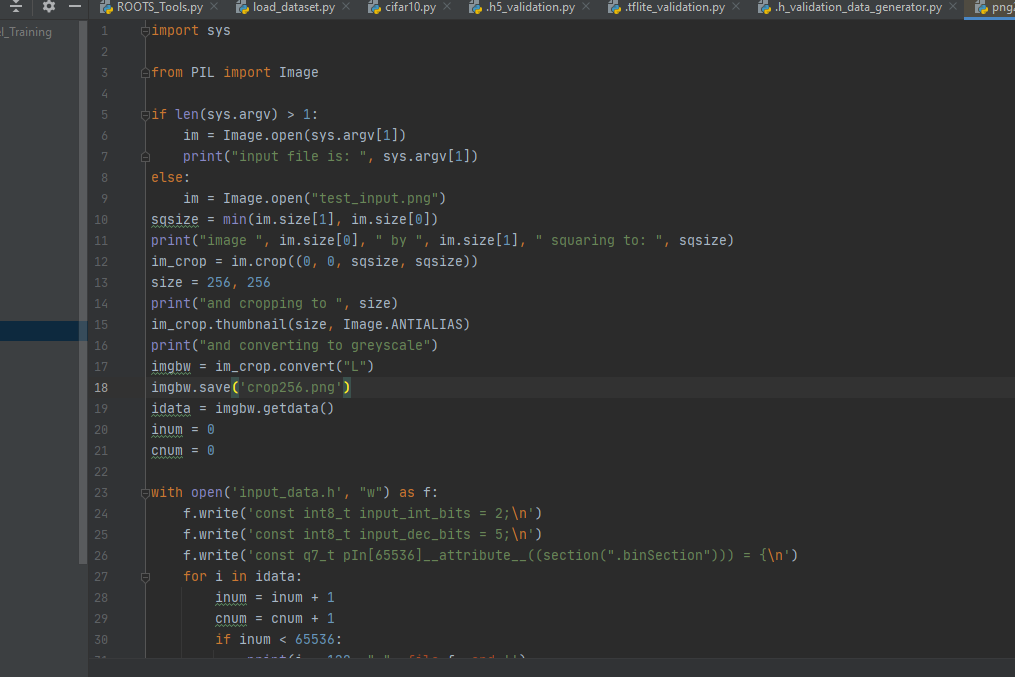
#> input picture Model_Training/CIFAR10/test_input.png, 1015 x 677 px
$ python png2include.py   (older library calls are emulated)
#> lines starting #> are read from the running program, lines starting #| are printed output that depends on the picture
import sys

from PIL import Image

if len(sys.argv) > 1:
    im = Image.open(sys.argv[1])
    print("input file is: ", sys.argv[1])
else:
    im = Image.open("test_input.png")
#> im is the input picture: PIL image 1015x677 RGBA; mean R, G, B, A 48.3, 49.2, 49.4, 255
sqsize = min(im.size[1], im.size[0])
#> sqsize = 677
print("image ", im.size[0], " by ", im.size[1], " squaring to: ", sqsize)
#| image  1015  by  677  squaring to:  677
im_crop = im.crop((0, 0, sqsize, sqsize))
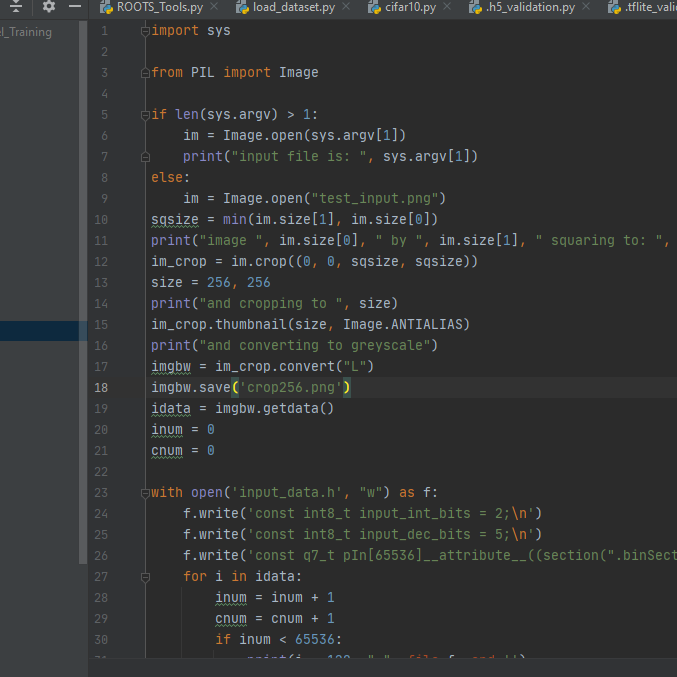
#> im_crop: PIL image 677x677 RGBA; mean R, G, B, A 50.2, 51.4, 51.6, 255
size = 256, 256
print("and cropping to ", size)
im_crop.thumbnail(size, Image.ANTIALIAS)
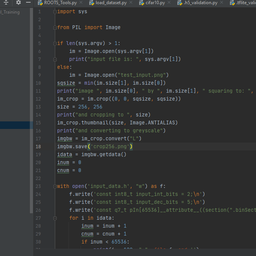
#> im_crop: PIL image 256x256 RGBA; mean R, G, B, A 50.2, 51.4, 51.6, 255
print("and converting to greyscale")
imgbw = im_crop.convert("L")
imgbw.save('crop256.png')
idata = imgbw.getdata()
inum = 0
cnum = 0

with open('input_data.h', "w") as f:
    f.write('const int8_t input_int_bits = 2;\n')
    f.write('const int8_t input_dec_bits = 5;\n')
    f.write('const q7_t pIn[65536]__attribute__((section(".binSection"))) = {\n')
    for i in idata:
        inum = inum + 1
        cnum = cnum + 1
        if inum < 65536:
            print(i - 128, ",", file=f, end='')
        else:
            print(i - 128, file=f, end='')
        if cnum > 19:
            print("", file=f)
            cnum = 0
#> this loop made 65536 passes
#> i on passes 1 to 12: 62, 62, 63, 60, 57, 141, 150, 61, 59, 63, 62, 64
#> after the loop, cnum = 16; inum = 65536
    f.write(" };")
    f.write("\n\n")
f.close()
